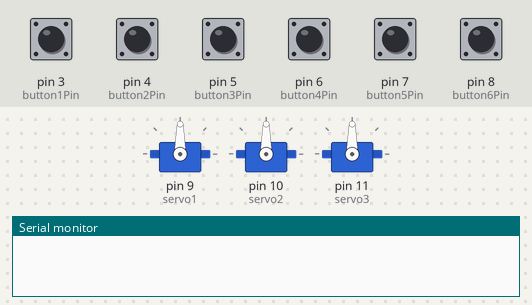
The sketch below on a simulated Arduino Uno, built with avr-gcc and run on an emulated ATmega328P. On the bench: 3 × servo, the last lines printed to the serial monitor. Inputs (shaded band) come from the test bench; at power-on: pin 3 (button1Pin), pin 4 (button2Pin), pin 5 (button3Pin), pin 6 (button4Pin), pin 7 (button5Pin), pin 8 (button6Pin) HIGH.

Above: at 1.2 s.
1.3 s: pin 7 (button5Pin) pulled LOW for 1 s
At 2.6 s:
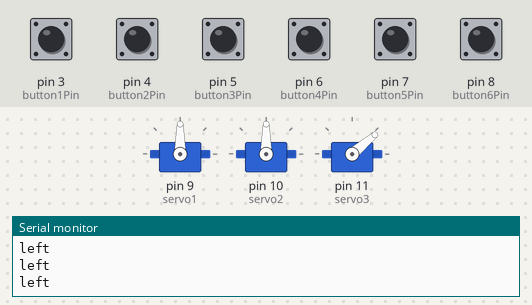
3.8 s: pin 7 (button5Pin) pulled LOW for 0.15 s
At 4.5 s:
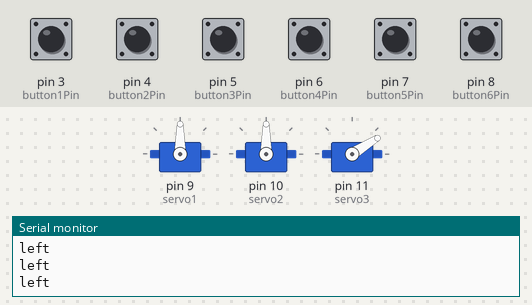
5.4 s: pin 3 (button1Pin) pulled LOW for 1 s
At 6.8 s:
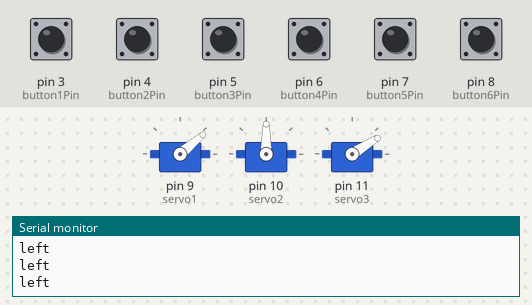
7.9 s: pin 8 (button6Pin) pulled LOW for 0.15 s
At 8.9 s:
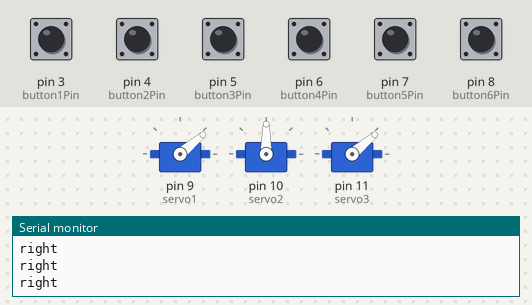
9.5 s: pin 3 (button1Pin) pulled LOW for 0.15 s
At 10.0 s:
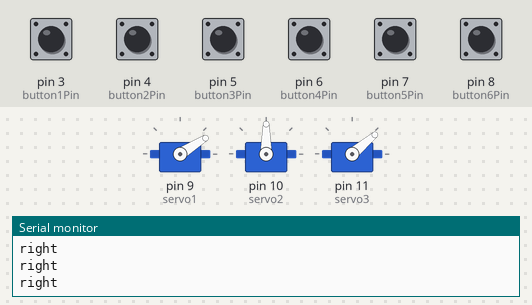
11.1 s: pin 4 (button2Pin) pulled LOW for 1 s
At 11.55 s:
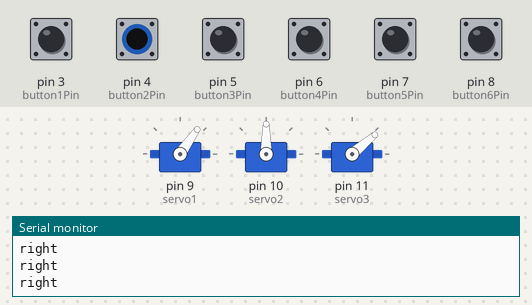
Timing chart, 0 to 14.1 s (numbered marks = the images above; inputs shaded):
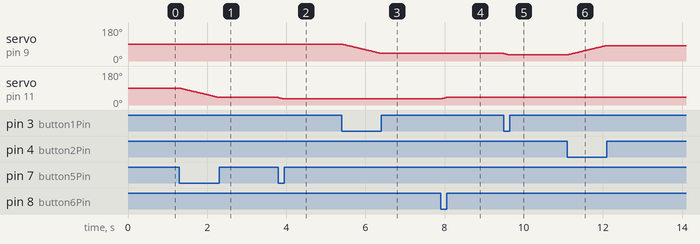

The sketch:

RoboticArm.ino
```cpp
#include <Servo.h>  // servo library

Servo servo1;  // servo control object
Servo servo2;
Servo servo3;
const int button1Pin = 3;
const int button2Pin = 4;
const int button3Pin = 5;
const int button4Pin = 6;
const int button5Pin = 7;
const int button6Pin = 8;
int positionx = 90;
int positiony = 90;
int positionz = 90;


void setup() {
  servo1.attach(9);
  servo2.attach(10);
  servo3.attach(11);
  pinMode(button1Pin, INPUT);
  pinMode(button2Pin, INPUT);
  pinMode(button3Pin, INPUT);
  pinMode(button4Pin, INPUT);
  pinMode(button5Pin, INPUT);
  pinMode(button6Pin, INPUT);
  Serial.begin(9800);
  servo1.write(90);
  servo2.write(90);
  servo3.write(90);
}

void loop() {

  int button1State = digitalRead(button1Pin);
  int button2State = digitalRead(button2Pin);
  int button3State = digitalRead(button3Pin);
  int button4State = digitalRead(button4Pin);
  int button5State = digitalRead(button5Pin);
  int button6State = digitalRead(button6Pin);

  if (button1State == LOW && positionx != 0)
  {
       positionx--;
       servo1.write(positionx);
       delay(20);
  }
  if (button2State == LOW && positionx != 180)
  {
       positionx++;
       servo1.write(positionx);
       delay(20);
  }
  if (button3State == LOW && positionx != 0)
  {
       positiony--;
       servo2.write(positiony);
       delay(20);
  }
  if (button4State == LOW && positionx != 180)
  {
       positiony++;
       servo2.write(positiony);
       delay(20);
  }
  if (button5State == LOW && positionx != 0)
  {
       positionz--;
       Serial.println("left");
       servo3.write(positionz);
       delay(20);
  }
  if (button6State == LOW && positionx != 180)
  {
       positionz++;
       Serial.println("right");
       servo3.write(positionz);
       delay(20);
  }
}
```

Measured:
- after the input at 1.3 s, servo on pin 11 (servo3): moves from 90° to 40° over 0.99 s, starting at once
- after the input at 3.8 s, servo on pin 11 (servo3): 40° → 32° at once
- after the input at 5.4 s, servo on pin 9 (servo1): moves from 90° to 40° over 0.99 s, starting at once
- after the input at 7.9 s, servo on pin 11 (servo3): 32° → 40° at once
- after the input at 9.5 s, servo on pin 9 (servo1): 40° → 32° at once
- after the input at 11.1 s, servo on pin 9 (servo1): moves from 32° to 82° over 0.99 s, starting at once
